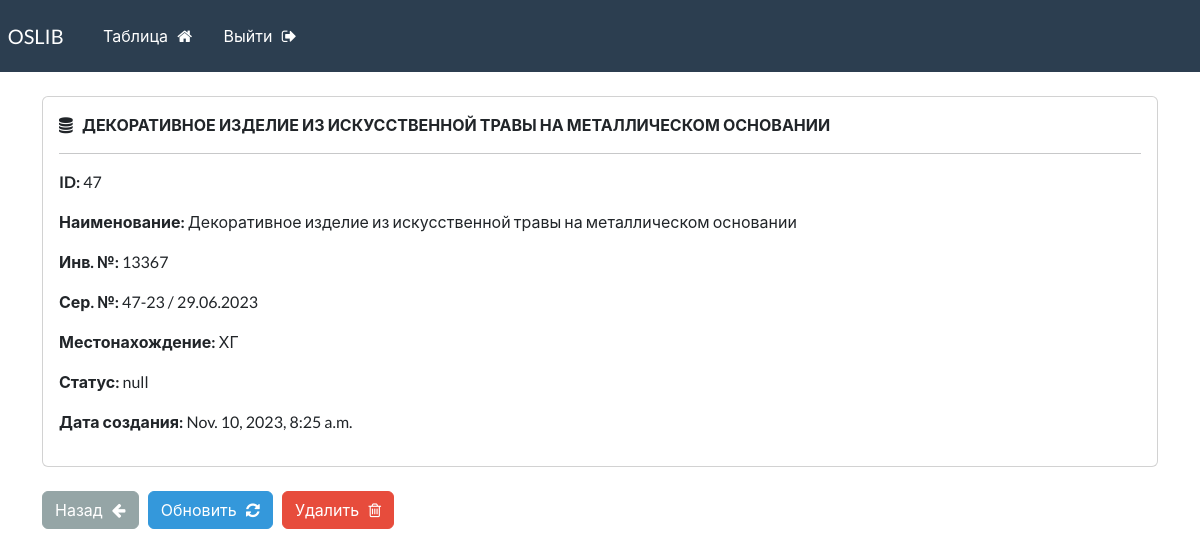
Page /record/47 (signed in) on the committed database.
### webapp/models.py (models this page shows, shortened)
class Record(models.Model):
    creation_date = models.DateTimeField(auto_now_add=True)
    first_name = models.CharField(max_length=100)
    inv_num = models.CharField(max_length=50)
    ser_num = models.CharField(max_length=50)
    place_pass = models.CharField(max_length=50)
    status_pass = models.CharField(max_length=50)

### webapp/views.py (the view)
# urls.py: path('record/<int:pk>', views.singular_record, name="record"),
@login_required(login_url='my-login')
def singular_record(request, pk):
    all_records = Record.objects.get(id=pk)
    context = {'record': all_records}
    return render(request, 'webapp/view-record.html', context=context)

### webapp/templates/webapp/view-record.html (shortened to what this page needs)
{% extends 'webapp/base.html' %}
{% block content %}
    <div class="card">
        <div class="card-body">
            <i class="fa fa-database" aria-hidden="true"></i> &nbsp;
            <strong>
            {{record.first_name|upper}}
            </strong>
            <hr>
            <p><strong>ID: </strong> {{record.id}} </p>
            <p><strong>Наименование: </strong> {{record.first_name}} </p>
            <p><strong>Инв. №: </strong> {{record.inv_num}} </p>
            <p><strong>Сер. №: </strong> {{record.ser_num}} </p>
            <p><strong>Местонахождение: </strong> {{record.place_pass}} </p>
            <p><strong>Статус: </strong> {{record.status_pass}} </p>
            <p><strong>Дата создания: </strong> {{record.creation_date}} </p>
        </div>
    </div>
    <br>
    <a href="{% url 'dashboard' %}" class="btn btn-secondary">
        Назад &nbsp; <i class="fa fa-arrow-left" aria-hidden="true"></i>
    </a>
    <a href="{% url 'update-record' record.id %}" class="btn btn-info">
        Обновить &nbsp; <i class="fa fa-refresh" aria-hidden="true"></i>
    </a>
    <a href="{% url 'delete-record' record.id %}" class="btn btn-danger">
        Удалить &nbsp; <i class="fa fa-trash-o" aria-hidden="true"></i>
    </a>
{% endblock %}

### rows in the picture
Record: first_name "ДЕКОРАТИВНОЕ ИЗДЕЛИЕ ИЗ ИСКУССТВЕННОЙ ТРАВЫ НА МЕТАЛЛИЧЕСКОМ ОСНОВАНИИ", id "47", first_name "Декоративное изделие из искусственной травы на металлическом основании", inv_num "13367", ser_num "47-23 / 29.06.2023", place_pass "ХГ", status_pass "null", creation_date "Nov. 10, 2023, 8:25 a.m."
